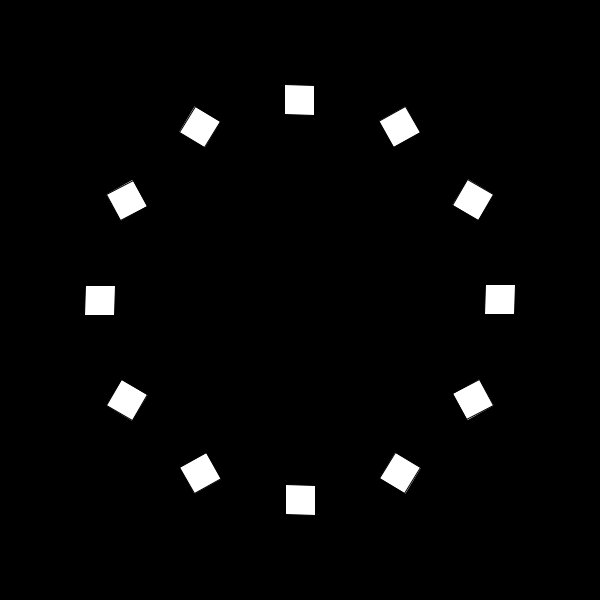
Frame 1 (no input)
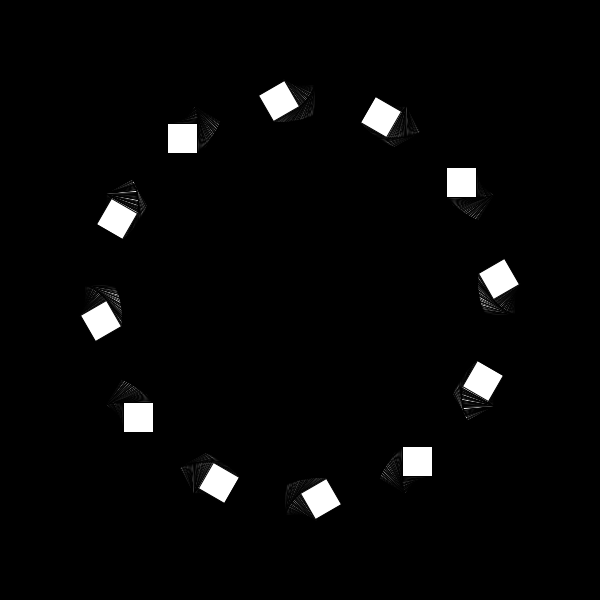
Frame 60 (the mouse pressed at the canvas centre just before this capture)
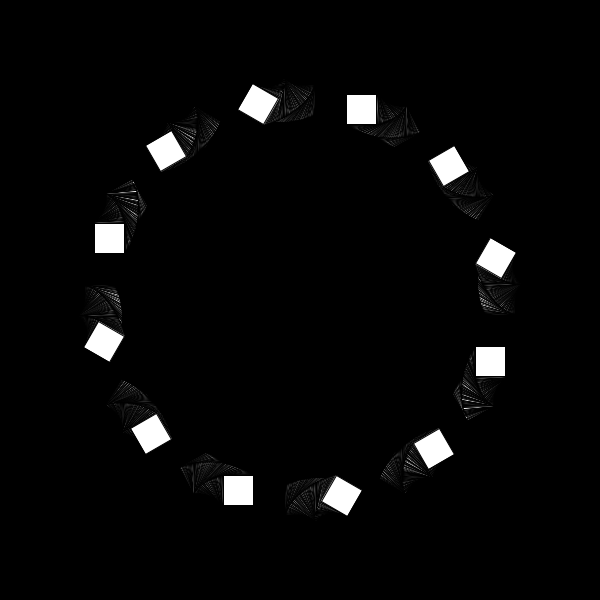
Frame 120 (the mouse held since frame 60 and released just before this capture)

The Processing sketch that drew these frames (run headless with seeded random() and noise(); from frame 60 on, the mouse is pressed at the canvas centre):

// Processing sketch: circleExperiments
// ── circleExperiments.pde
float rScl = 1;
void setup() {
 size(600, 600);
 background(0);
 rectMode(CENTER);
  
}


void draw() {
  pushMatrix();
  translate(.5*width, .5*height);
  for(int i = 0; i < 12; i++) {
    pushMatrix();
      float circle1X=200*rScl*sin(radians(frameCount*.1+i*30));
      float circle1Y=200*rScl*cos(radians(frameCount*.1+i*30));
      translate(circle1X, circle1Y);
      rotate(radians(frameCount+i*30));
      //fill(map(millis()%1200, 0, 1200, 0, 255));
      rect(0, 0, 30, 30);
      
    popMatrix();    
  }
  popMatrix();
  
}
